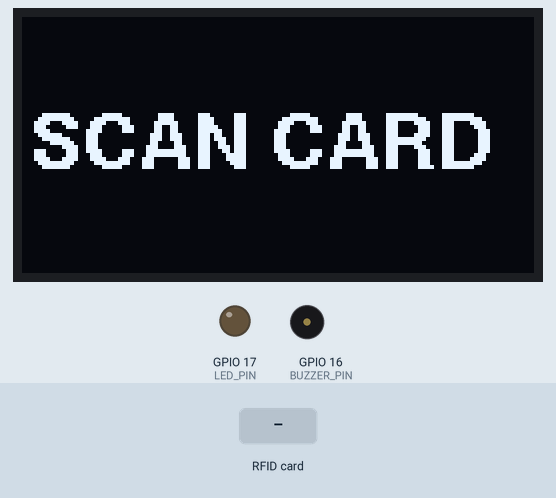
Simulated run of this sketch. Board: ESP32. Parts: 128×64 one-colour display, output pins drawn as LEDs (lit = HIGH), buzzer (waves = sounding). Dashed ring = blinking. The test bench sets the inputs (shaded band).

Above: at 1.3 s.
1.4 s: RFID card 5E 7A 19 C4 held to the reader
At 1.59 s:
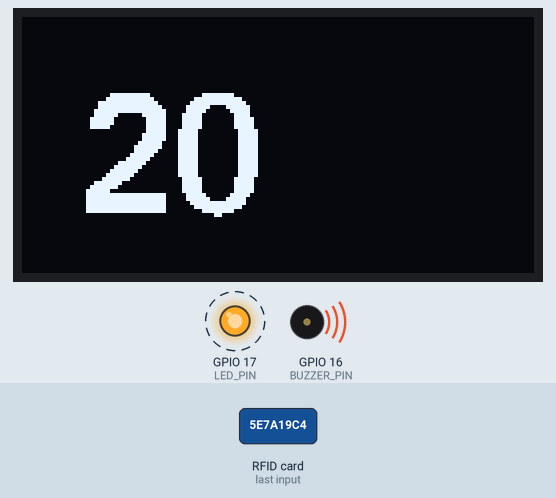
At 3.3 s:
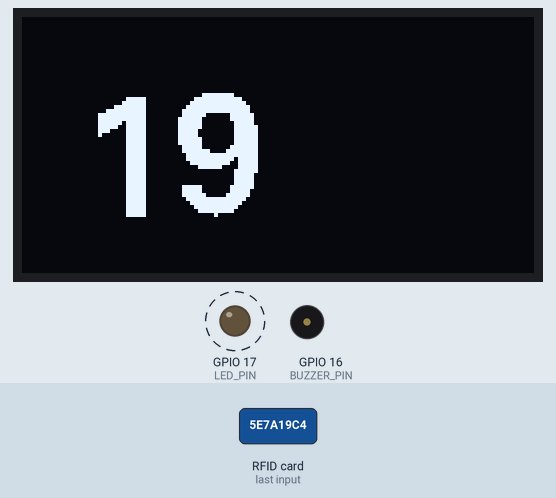
3.9 s: RFID card 5E 7A 19 C4 held to the reader
At 4.14 s:
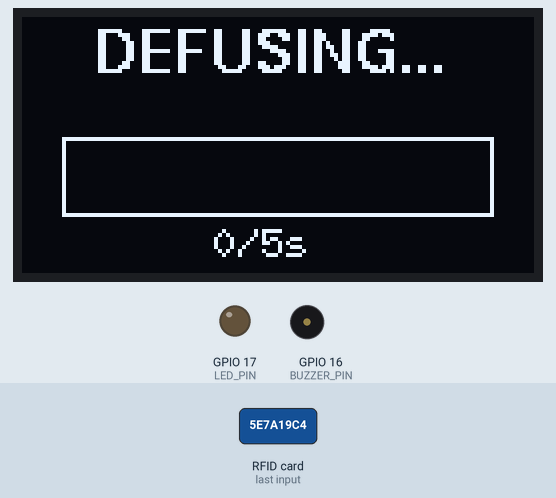
Timing chart, 0 to 18.1 s (numbered marks = the images above; inputs shaded):
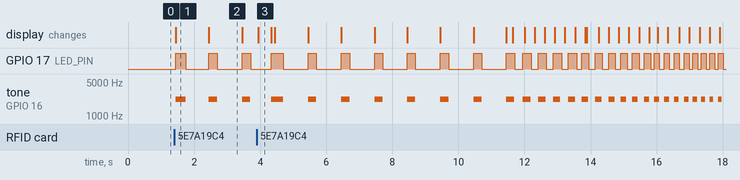

The sketch:

bomb_countdown.ino
```cpp
#include <Wire.h>
#include <U8g2lib.h>
#include <SPI.h>
#include <MFRC522.h>

#define BUZZER_PIN   16
#define LED_PIN      17
#define SDA_PIN      21
#define SCL_PIN      22
#define RFID_SS_PIN  5
#define RFID_RST_PIN 27

U8G2_SH1106_128X64_NONAME_F_HW_I2C u8g2(U8G2_R0, U8X8_PIN_NONE, SCL_PIN, SDA_PIN);
MFRC522 mfrc522(RFID_SS_PIN, RFID_RST_PIN);

enum State { IDLE, COUNTING, DEFUSED, EXPLODED };
State state = IDLE;

const unsigned long TOTAL_TIME_MS = 20000UL;
unsigned long countdownStartMillis = 0;
int lastWholeSecondShown = -1;
unsigned long lastDisplayMillis = 0;

unsigned long lastBeepMillis = 0;
unsigned long ledOffAt = 0;

unsigned long lastCardScan = 0;
const unsigned long cardDebounce = 1000;

unsigned long defusedAt = 0;
const unsigned long defusedScreenDuration = 5000;

const unsigned long HOLD_REQUIRED_MS = 5000;
const unsigned long HOLD_GRACE_MS = 400;
bool isHolding = false;
unsigned long holdStartTime = 0;
unsigned long lastCardPresentMillis = 0;
int lastHoldSecondShown = -1;

void setup() {
  Serial.begin(115200);

  pinMode(BUZZER_PIN, OUTPUT);
  pinMode(LED_PIN, OUTPUT);
  digitalWrite(BUZZER_PIN, LOW);
  digitalWrite(LED_PIN, LOW);

  SPI.begin();
  mfrc522.PCD_Init();

  u8g2.begin();
  showIdleScreen();
}

void loop() {
  if (state == IDLE || state == EXPLODED) {
    if (checkForTap()) {
      if (millis() - lastCardScan > cardDebounce) {
        lastCardScan = millis();
        if (state == IDLE) {
          startCountdown();
        } else {
          resetBomb();
        }
      }
    }
  }

  if (state == COUNTING) {
    updateHoldToDefuse();
    if (state == COUNTING) {
      runCountdownTick();
    }
  }

  turnOffLedIfDue();

  if (state == EXPLODED) {
    tone(BUZZER_PIN, 2000);
    digitalWrite(LED_PIN, HIGH);
  }

  if (state == DEFUSED && millis() - defusedAt >= defusedScreenDuration) {
    resetBomb();
  }
}

bool checkForTap() {
  if (!detectCard(false)) return false;
  mfrc522.PICC_HaltA();
  mfrc522.PCD_StopCrypto1();
  return true;
}

bool detectCard(bool wakingFromHalt) {
  byte bufferATQA[2];
  byte bufferSize = sizeof(bufferATQA);
  MFRC522::StatusCode result = wakingFromHalt
      ? mfrc522.PICC_WakeupA(bufferATQA, &bufferSize)
      : mfrc522.PICC_RequestA(bufferATQA, &bufferSize);

  if (result != MFRC522::STATUS_OK) return false;
  return mfrc522.PICC_ReadCardSerial();
}

void updateHoldToDefuse() {
  bool present = detectCard(isHolding);

  if (present) {
    mfrc522.PICC_HaltA();
    mfrc522.PCD_StopCrypto1();
    lastCardPresentMillis = millis();

    if (!isHolding) {
      isHolding = true;
      holdStartTime = millis();
      lastHoldSecondShown = -1;
    }

    unsigned long heldFor = millis() - holdStartTime;
    int wholeSecondsHeld = heldFor / 1000;

    if (wholeSecondsHeld != lastHoldSecondShown) {
      lastHoldSecondShown = wholeSecondsHeld;
      showLoadingBar(wholeSecondsHeld);
    }

    unsigned long elapsed = millis() - countdownStartMillis;
    long remainingMs = (long)TOTAL_TIME_MS - (long)elapsed;
    if (remainingMs < 0) remainingMs = 0;

    unsigned long beepInterval = getBeepInterval(remainingMs);
    unsigned long beepDuration = constrain(beepInterval / 2, 50, 250);
    if (millis() - lastBeepMillis >= beepInterval) {
      lastBeepMillis = millis();
      triggerTick(2200, beepDuration);
    }

    if (heldFor >= HOLD_REQUIRED_MS) {
      defuseBomb();
    }
  } else if (isHolding) {
    if (millis() - lastCardPresentMillis > HOLD_GRACE_MS) {
      isHolding = false;
      lastWholeSecondShown = -1;
    }
  }
}

void showIdleScreen() {
  u8g2.clearBuffer();
  u8g2.setDrawColor(1);
  u8g2.setFont(u8g2_font_helvB14_tr);
  u8g2.drawStr(2, 38, "SCAN CARD");
  u8g2.sendBuffer();
}

void showCountNumber(int value) {
  u8g2.clearBuffer();
  u8g2.setDrawColor(1);
  u8g2.setFont(u8g2_font_fub30_tf);
  int xPos = (value >= 10) ? 15 : 40;
  u8g2.setCursor(xPos, 50);
  u8g2.print(value);
  u8g2.sendBuffer();
}

void showCountDecimal(float value) {
  u8g2.clearBuffer();
  u8g2.setDrawColor(1);
  u8g2.setFont(u8g2_font_fub25_tf);
  u8g2.setCursor(8, 45);
  u8g2.print(value, 2);
  u8g2.sendBuffer();
}

void showLoadingBar(int secondsHeld) {
  u8g2.clearBuffer();
  u8g2.setDrawColor(1);
  u8g2.setFont(u8g2_font_helvB10_tr);
  u8g2.drawStr(18, 14, "DEFUSING...");

  int x = 10, y = 30, barWidth = 108, barHeight = 20;
  u8g2.drawFrame(x, y, barWidth, barHeight);

  int fillWidth = (barWidth - 4) * secondsHeld / (HOLD_REQUIRED_MS / 1000);
  if (fillWidth > 0) {
    u8g2.drawBox(x + 2, y + 2, fillWidth, barHeight - 4);
  }

  u8g2.setFont(u8g2_font_6x10_tr);
  char buf[8];
  sprintf(buf, "%d/5s", secondsHeld);
  u8g2.drawStr(48, 60, buf);

  u8g2.sendBuffer();
}

void showDefusedScreen() {
  u8g2.clearBuffer();
  u8g2.setDrawColor(1);
  u8g2.setFont(u8g2_font_helvB14_tr);
  u8g2.drawStr(5, 38, "DEFUSED");
  u8g2.sendBuffer();
}

void startCountdown() {
  state = COUNTING;
  countdownStartMillis = millis();
  lastWholeSecondShown = -1;
  lastBeepMillis = 0;
  lastDisplayMillis = 0;
  isHolding = false;
  showCountNumber(20);

  triggerTick(2200, 250);
}

void triggerTick(int freq, int durationMs) {
  tone(BUZZER_PIN, freq, durationMs);
  digitalWrite(LED_PIN, HIGH);
  ledOffAt = millis() + durationMs;
}

void turnOffLedIfDue() {
  if (ledOffAt != 0 && millis() >= ledOffAt && state != EXPLODED) {
    digitalWrite(LED_PIN, LOW);
    ledOffAt = 0;
  }
}

unsigned long getBeepInterval(long remainingMs) {
  if (remainingMs > 12000) {
    return 900;
  } else if (remainingMs > 10000) {
    return 600;
  } else {
    return map(remainingMs, 10000, 0, 500, 60);
  }
}

void runCountdownTick() {
  unsigned long elapsed = millis() - countdownStartMillis;
  long remainingMs = (long)TOTAL_TIME_MS - (long)elapsed;

  if (remainingMs <= 0) {
    explode();
    return;
  }

  if (isHolding) return;

  if (remainingMs > 10000) {
    int wholeSecond = (remainingMs + 999) / 1000;
    if (wholeSecond != lastWholeSecondShown) {
      lastWholeSecondShown = wholeSecond;
      showCountNumber(wholeSecond);

      unsigned long beepDuration = constrain(getBeepInterval(remainingMs) / 2, 50, 250);
      triggerTick(2200, beepDuration);
      lastBeepMillis = millis();
    }
  } else {
    if (millis() - lastDisplayMillis >= 30) {
      lastDisplayMillis = millis();
      showCountDecimal(remainingMs / 1000.0);
    }

    unsigned long beepInterval = getBeepInterval(remainingMs);
    unsigned long beepDuration = constrain(beepInterval / 2, 50, 250);
    if (millis() - lastBeepMillis >= beepInterval) {
      lastBeepMillis = millis();
      triggerTick(2200, beepDuration);
    }
  }
}

void defuseBomb() {
  state = DEFUSED;
  isHolding = false;
  noTone(BUZZER_PIN);
  digitalWrite(LED_PIN, LOW);
  ledOffAt = 0;
  showDefusedScreen();
  defusedAt = millis();

  beep(120, 2500);
  delay(80);
  beep(120, 2500);
}

void explode() {
  state = EXPLODED;
  isHolding = false;

  u8g2.clearBuffer();
  u8g2.setDrawColor(1);
  u8g2.setFont(u8g2_font_fub30_tf);
  u8g2.setCursor(5, 48);
  u8g2.print("BOOM!");
  u8g2.sendBuffer();

  digitalWrite(LED_PIN, HIGH);
}

void resetBomb() {
  state = IDLE;
  isHolding = false;
  noTone(BUZZER_PIN);
  digitalWrite(LED_PIN, LOW);
  ledOffAt = 0;
  showIdleScreen();
}

void beep(int durationMs, int freq) {
  tone(BUZZER_PIN, freq);
  delay(durationMs);
  noTone(BUZZER_PIN);
}
```

Measured:
- after the input at 1.4 s, GPIO 17 (LED_PIN): alternates HIGH for 0.25 s and LOW for 0.73 s, starting at once; tone on GPIO 16 (BUZZER_PIN): alternates 2200 Hz for 0.25 s and silent for 0.73 s, starting at once; the display: changes at once (image 1)
- after the input at 3.9 s, the display: changes at once (image 3)
- what the display in image 1 shows lasts 1.0 s, from 1.4 s to 2.4 s
- what the display in image 3 shows lasts 0.4 s, from 3.9 s to 4.3 s
